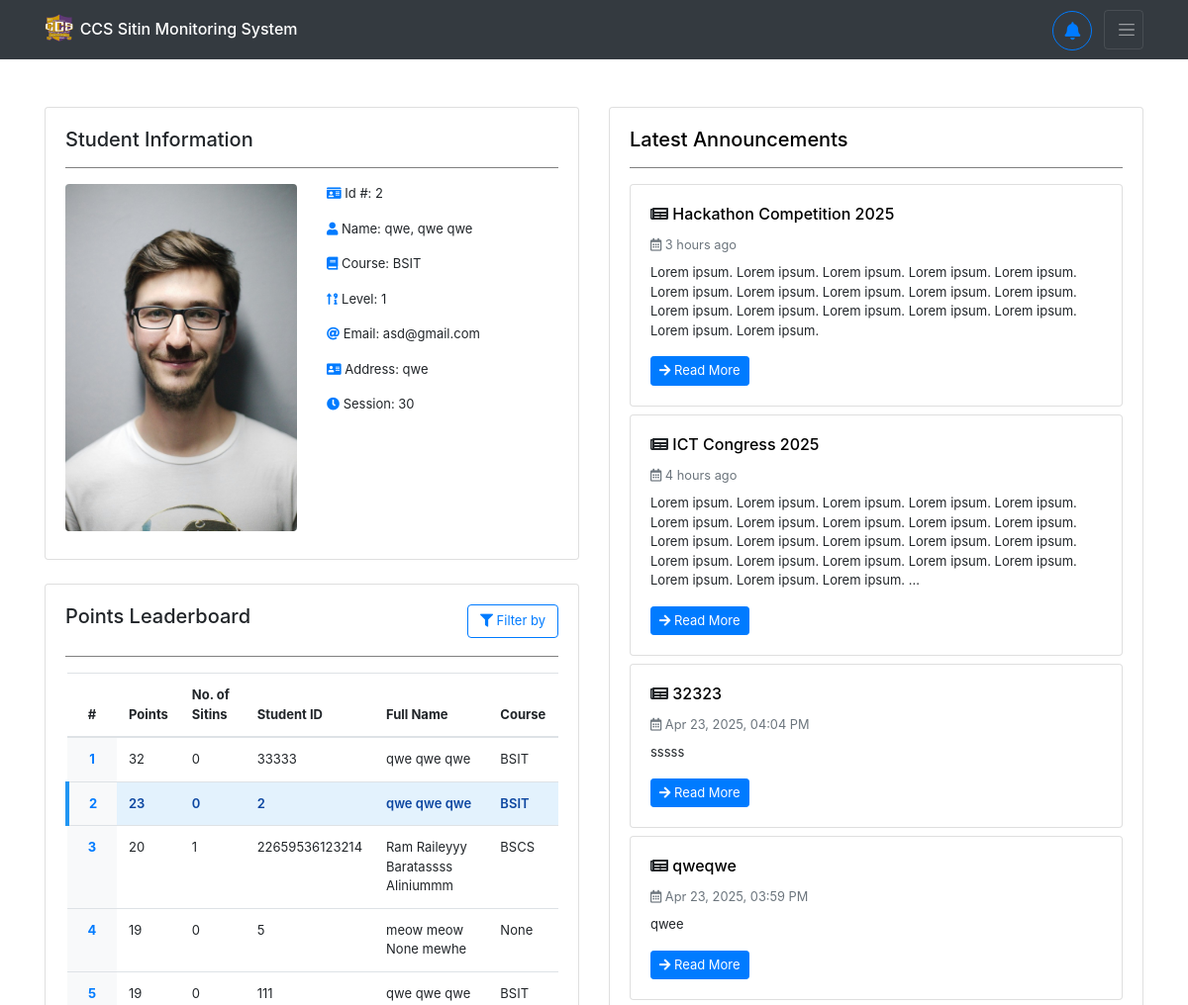
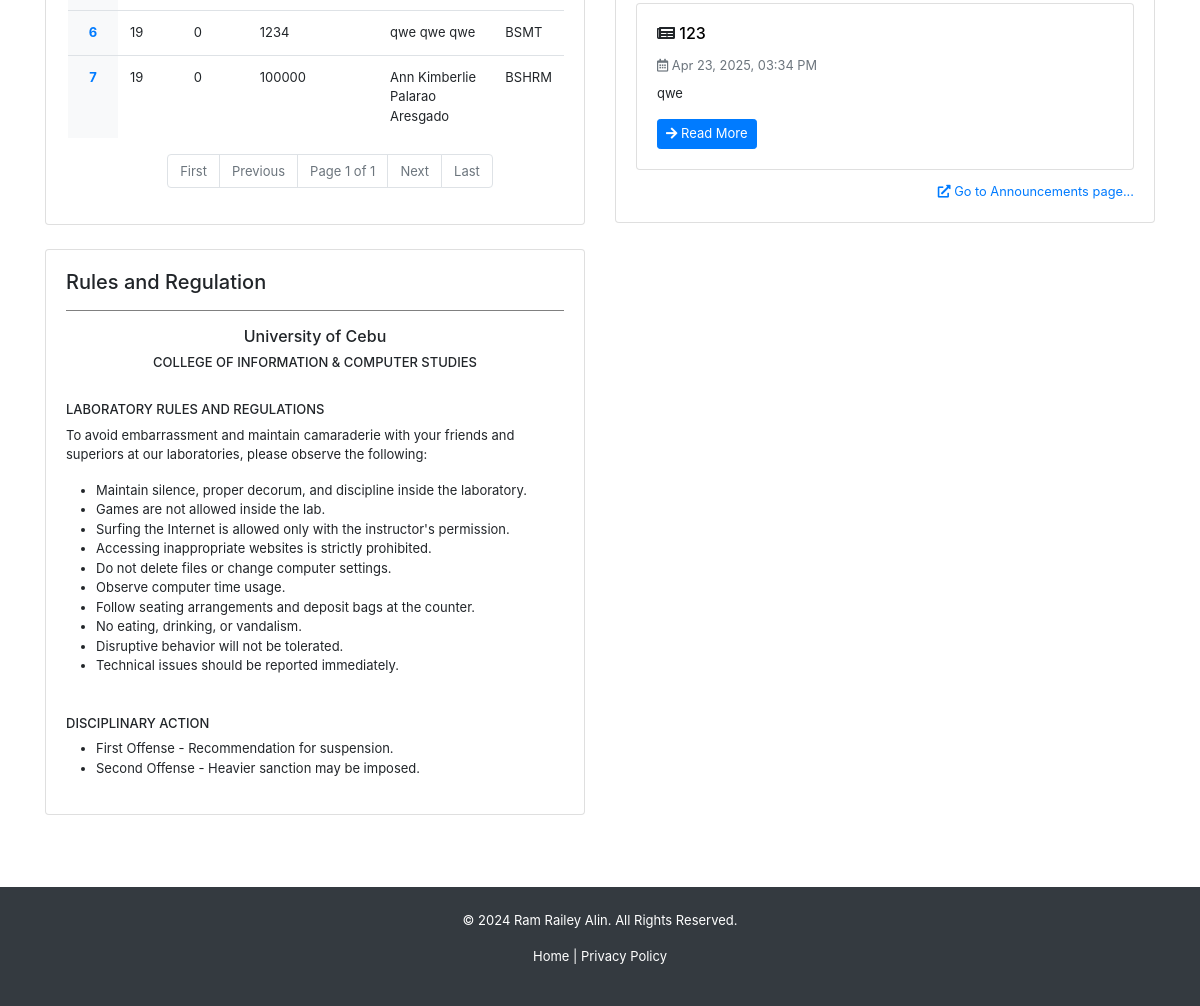
The page /home/ (signed in) on the database its author committed (2 pictures, top to bottom).
### backend/models.py (models this page shows, shortened)
class Registration(models.Model):
    idno = models.IntegerField(primary_key=True)
    lastname = models.CharField(max_length=80, null=True, blank=True)
    firstname = models.CharField(max_length=80, null=True, blank=True)
    middlename = models.CharField(max_length=80, null=True, blank=True)
    course = models.CharField(max_length=80, choices=COURSE_CHOICES, null=True, blank=True)
    level = models.IntegerField(null=True, choices=LEVEL_CHOICES, blank=True)
    email = models.EmailField(max_length=80, null=True, blank=True)
    address = models.CharField(max_length=255, null=True, blank=True)
    sessions = models.IntegerField(default=30, null=True, blank=True)
    points = models.IntegerField(default=0, null=True, blank=True)
    sitins_count = models.IntegerField(default=0, null=True, blank=True)
    profilepicture_og = models.ImageField(upload_to="profiles/", default="profiles/default.jpg", blank=True, null=True)
    profilepicture_lg = models.ImageField(upload_to="profiles/", default="profiles/default_lg.jpg", blank=True, null=True)
    profilepicture_md = models.ImageField(upload_to="profiles/", default="profiles/default_md.jpg", blank=True, null=True)
    profilepicture_sm = models.ImageField(upload_to="profiles/", default="profiles/default_sm.jpg", blank=True, null=True)
    study_load = models.FileField(upload_to="schedules/", blank=True, null=True)
    profiledescription = models.TextField(blank=True, null=True)
    username = models.OneToOneField(User, on_delete=models.CASCADE)

class Announcement(models.Model):
    title = models.CharField(max_length=255, blank=True, null=True)
    content = models.TextField(blank=True, null=True)
    image = models.ImageField(upload_to="announcements/", default="announcements/announcement.jpg", blank=True, null=True)
    date = models.DateTimeField(auto_now_add=True)
    updated_at = models.DateTimeField(auto_now=True)
    superuser = models.ForeignKey(User, on_delete=models.CASCADE, limit_choices_to={'is_superuser': True})

### backend/views.py (the view)
# urls.py: path('home/', views.home, name='user-home'),
@login_required
def home(request):
    if request.user.is_authenticated:
        reg = Registration.objects.get(username=request.user)
        announcements = Announcement.objects.all().order_by('-date')[:5]
        students_leaderboard = Registration.objects.all().select_related('username').order_by('-points')
        is_top_performing = request.GET.get('is_top_performing')
        if is_top_performing == 'False':
            students_leaderboard = students_leaderboard.order_by('-sitins_count')
        else:
            print('some kinda problem in the html?')
        paginator = Paginator(students_leaderboard, 10)
        page_number = request.GET.get('page')
        page_obj = paginator.get_page(page_number)
        return render(request, 'backend/pages/home.html', context={ 'registration': reg, 'announcements': announcements, 'students_leaderboard': page_obj })
    return redirect('/')

### backend/templates/backend/pages/home.html (shortened to what this page needs)
{% extends 'backend/base.html' %}
{% load static %}
{% load custom_filters %}
{% block content %}
<div class="container mt-5" id="home-container">
    <div class="row">
        <div class="col-lg-6 col-md-12">
            <div class="row">
                <div class="col-12 mb-4">
                    <div class="card">
                        <div class="card-body student-info-card">
                            <h5 class="card-title">Student Information</h5>
                            <hr />
                            <div class="row">
                                <div class="col-md-6 col-12 mb-2 d-flex justify-content-center">
                                    <div>
                                        <img
                                        src="{% if registration.profilepicture_md and registration.profilepicture_md.url %}{{ registration.profilepicture_md.url }}{% else %}{% static 'backend/images/default-avatar.jpg' %}{% endif %}"
                                        alt="profile picture" class="img-fluid rounded" />
                                    </div>
                                </div>
                                <div class="col-md-6 col-12">
                                    <p>
                                        <i class="fas fa-id-card"></i> Id #: {% if registration.idno%}{{ registration.idno }}{% else %}N/A{% endif %}
                                    </p>
                                    <p>
                                        <i class="fas fa-user"></i> Name:
                                        {% if registration.lastname or registration.firstname or registration.middlename %}
                                            {{ registration.lastname|default:'' }}{% if registration.lastname and registration.firstname %}, {% endif %}
                                            {{ registration.firstname|default:'' }}
                                            {{ registration.middlename|default:'' }}
                                        {% else %}
                                            N/A
                                        {% endif %}
                                    </p>
                                    <p>
                                        <i class="fas fa-book"></i> Course: {% if registration.course %}{{ registration.course }}{% else%}N/A{% endif %}
                                    </p>
                                    <p>
                                        <i class="fas fa-sort-numeric-up-alt"></i> Level: {% if registration.level %}{{ registration.level }}{% else %}N/A{%endif %}
                                    </p>
                                    <p>
                                        <i class="fas fa-at"></i> Email: {% if registration.email%}{{ registration.email }}{% else %}N/A{% endif %}
                                    </p>
                                    <p>
                                        <i class="fas fa-address-card"></i> Address: {% if registration.address %}{{ registration.address }}{% else%}N/A{% endif %}
                                    </p>
                                    <p>
                                        <i class="fas fa-clock"></i> Session: {% if registration.sessions %}{{ registration.sessions }}{% else%}N/A{% endif %}
                                    </p>
                                </div>
                            </div>
                        </div>
                    </div>
                </div>
                <div class="col-12 mb-4">
                    <div class="card shadow">
                        <div class="card-body">
                            <div class="d-flex justify-content-between">
                                <h5 class="card-title">Points Leaderboard</h5>
                                <div class="dropdown">
                                    <button class="btn btn-outline-primary rounded dropdown-toggle" type="button" id="leaderboardFilterDropdown" data-toggle="dropdown" aria-expanded="false">
                                        <i class="fas fa-filter"></i> Filter by
                                    </button>
                                </div>
                            </div>
                            <hr />
                            <div class="table-responsive">
                                <table class="table">
                                    <thead>
                                        <tr>
                                            <th class="text-center" style="width: 50px;">#</th>
                                            <th>Points</th>
                                            <th>No. of Sitins</th>
                                            <th>Student ID</th>
                                            <th>Full Name</th>
                                            <th>Course</th>
                                        </tr>
                                    </thead>
                                    <tbody>
                                        {% for user in students_leaderboard %}
                                        <tr
                                            {% if request.user.id == user.username.id %}
                                            class="highlight"
                                            {% endif %}
                                            >
                                            <td class="text-center font-weight-bold text-primary" style="background-color: #f8f9fa;">{{ forloop.counter }}</td>
                                            <td>{{ user.points }}</td>
                                            <td>{{ user.sitins_count }}</td>
                                            <td>{{ user.idno }}</td>
                                            <td>{{ user.firstname }} {{ user.middlename }} {{ user.lastname }}</td>
                                            <td>{{ user.course }}</td>
                                        </tr>
                                        {% empty %}
                                        <tr>
                                            <td colspan="6" class="text-center text-muted">No leaderboard data available</td>
                                        </tr>
                                        {% endfor %}
                                    </tbody>
                                </table>
                            </div>
                            <ul class="pagination pagination-ul justify-content-center">
                                <li class="page-item {% if not students_leaderboard.has_previous %}disabled{% endif %}" {% if not students_leaderboard.has_previous %}style="cursor: not-allowed;"{% endif %}>
                                    <a class="page-link" href="?page=1">First</a>
                                </li>
                                <li class="page-item {% if not students_leaderboard.has_previous %}disabled{% endif %}" {% if not students_leaderboard.has_previous %}style="cursor: not-allowed;"{% endif %}>
                                    <a class="page-link" href="?page={% if students_leaderboard.has_previous %}{{ students_leaderboard.previous_page_number }}{% else %}#{% endif %}">Previous</a>
                                </li>
                                <li class="page-item disabled">
                                    <span class="page-link">Page {{ students_leaderboard.number }} of {{ students_leaderboard.paginator.num_pages }}</span>
                                </li>
                                <li class="page-item {% if not students_leaderboard.has_next %}disabled{% endif %}" {% if not students_leaderboard.has_next %}style="cursor: not-allowed;"{% endif %}>
                                    <a class="page-link" href="?page={% if students_leaderboard.has_next %}{{ students_leaderboard.next_page_number }}{% else %}#{% endif %}">Next</a>
                                </li>
                                <li class="page-item {% if not students_leaderboard.has_next %}disabled{% endif %}" {% if not students_leaderboard.has_next %}style="cursor: not-allowed;"{% endif %}>
                                    <a class="page-link" href="?page={{ students_leaderboard.paginator.num_pages }}">Last</a>
                                </li>
                            </ul>
                        </div>
                    </div>
                </div>
                <div class="col-12 mb-4">
                    <div class="card">
                        <div class="card-body">
                            <h5>Rules and Regulation</h5>
                            <hr />
                            <div class="text-center">
                                <h6>University of Cebu</h6>
                                <h6 style="font-size: small">
                                    COLLEGE OF INFORMATION & COMPUTER STUDIES
                                </h6>
                            </div>
                            <br />
                            <h6 style="font-size: small">LABORATORY RULES AND REGULATIONS</h6>
                            <p>
                                To avoid embarrassment and maintain camaraderie with your
                                friends and superiors at our laboratories, please observe the
                                following:
                            </p>
                            <ul>
                                <li>
                                    Maintain silence, proper decorum, and discipline inside the
                                    laboratory.
                                </li>
                                <li>Games are not allowed inside the lab.</li>
                                <li>
                                    Surfing the Internet is allowed only with the instructor's
                                    permission.
                                </li>
                                <li>
                                    Accessing inappropriate websites is strictly prohibited.
                                </li>
                                <li>Do not delete files or change computer settings.</li>
                                <li>Observe computer time usage.</li>
                                <li>
                                    Follow seating arrangements and deposit bags at the counter.
                                </li>
                                <li>No eating, drinking, or vandalism.</li>
                                <li>Disruptive behavior will not be tolerated.</li>
                                <li>Technical issues should be reported immediately.</li>
                            </ul>
                            <br />
                            <h6 style="font-size: small">DISCIPLINARY ACTION</h6>
                            <ul>
                                <li>First Offense - Recommendation for suspension.</li>
                                <li>Second Offense - Heavier sanction may be imposed.</li>
                            </ul>
                        </div>
                    </div>
                </div>
            </div>
        </div>
        <div class="col-lg-6 col-md-12">
            <div class="row">
                <div class="col-12 mb-4">
                    <div class="card shadow">
                        <div class="card-body">
                            <h5 class="card-title">
                                <a href="{% url 'user-announcements' %}" style="color: black;">Latest Announcements</a>
                            </h5>
                            <hr />
                            {% for announcement in announcements %}
                            <div class="card mb-2 border-left-primary shadow-sm">
                                <div class="card-body">
                                    <h6>
                                        <i class="fas fa-newspaper"></i>
                                        <a href="{% url 'user-announcement' announcement.id %}" style="color: black;">{{ announcement.title }}</a>
                                    </h6>
                                    <small class="text-muted">
                                        <i class="far fa-calendar-alt"></i> {{ announcement.date|time_ago }}
                                    </small>
                                    <p class="mt-2">{{ announcement.content|truncatechars:"300" }}</p>
                                    <a href="{% url 'user-announcement' announcement.id %}" class="btn btn-sm btn-primary">
                                        <i class="fas fa-arrow-right"></i> Read More
                                    </a>
                                </div>
                            </div>
                            {% empty %}
                            <p class="text-center text-muted">No announcements available.</p>
                            {% endfor %}
                            <div class="text-right mt-2">
                                <a class="small text-primary" href="{% url 'user-announcements' %}">
                                    <i class="fas fa-external-link-alt"></i> Go to Announcements page...
                                </a>
                            </div>
                        </div>
                    </div>
                </div>
            </div>
        </div>
    </div>
</div>
{% endblock %}

### rows shown on the page
Registration: profilepicture_md (placeholder picture), idno "2", lastname "qwe", firstname "qwe", middlename "qwe", course "BSIT", level "1", email "asd@gmail.com", address "qwe", sessions "30", points "23", sitins_count "0"
Registration: points "32", sitins_count "0", idno "33333", firstname "qwe", middlename "qwe", lastname "qwe", course "BSIT"
Registration: points "20", sitins_count "1", idno "22659536123214", firstname "Ram Raileyyy", middlename "Baratassss", lastname "Aliniummm", course "BSCS"
Registration: points "19", sitins_count "0", idno "5", firstname "meow meow", middlename "None", lastname "mewhe", course "None"
Registration: points "19", sitins_count "0", idno "111", firstname "qwe", middlename "qwe", lastname "qwe", course "BSIT"
Registration: points "19", sitins_count "0", idno "1234", firstname "qwe", middlename "qwe", lastname "qwe", course "BSMT"
Registration: points "19", sitins_count "0", idno "100000", firstname "Ann Kimberlie", middlename "Palarao", lastname "Aresgado", course "BSHRM"
Announcement: title "Hackathon Competition 2025", date "3 hours ago", content "Lorem ipsum. Lorem ipsum. Lorem ipsum. Lorem ipsum. Lorem ipsum. Lorem ipsum. Lorem ipsum. Lorem ipsum. Lorem ipsum. Lorem ipsum. Lorem ipsum. Lorem ipsum. Lorem ipsum. Lorem ipsum. Lorem ipsum. Lorem ipsum. Lorem ipsum."
Announcement: title "ICT Congress 2025", date "4 hours ago", content "Lorem ipsum. Lorem ipsum. Lorem ipsum. Lorem ipsum. Lorem ipsum. Lorem ipsum. Lorem ipsum. Lorem ipsum. Lorem ipsum. Lorem ipsum. Lorem ipsum. Lorem ipsum. Lorem ipsum. Lorem ipsum. Lorem ipsum. Lorem ipsum. Lorem ipsum. Lorem ipsum. Lorem ipsum. Lorem ipsum. Lorem ipsum. Lorem ipsum. Lorem ipsum. …"
Announcement: title "32323", date "Apr 23, 2025, 04:04 PM", content "sssss"
Announcement: title "qweqwe", date "Apr 23, 2025, 03:59 PM", content "qwee"
Announcement: title "123", date "Apr 23, 2025, 03:34 PM", content "qwe"

### other values the page prints
{{ students_leaderboard.number }} "1"
{{ students_leaderboard.paginator.num_pages }} "1"
